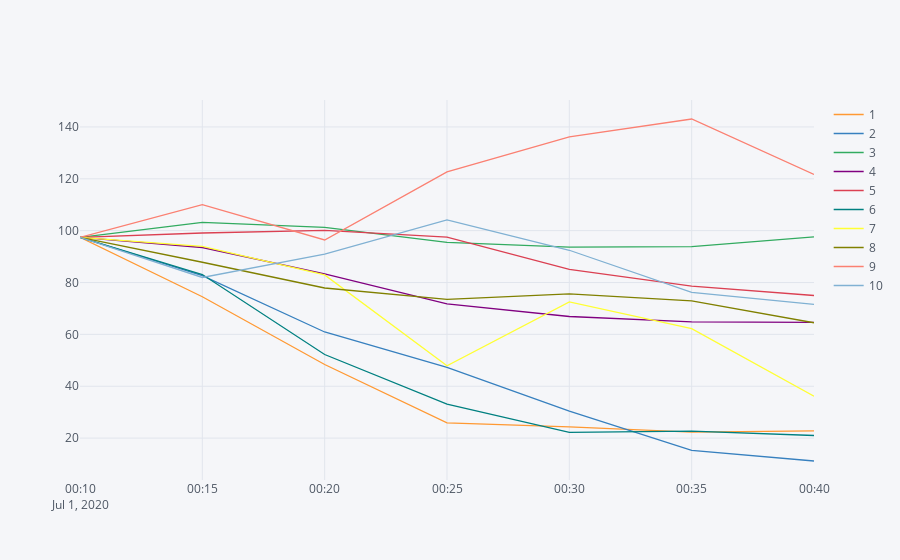

This figure's notebook cell:
### Markdown cell above
# plot

### Code cell
# choose sim_timestamp for which to plot all scenarios
sim_timestamp = sim_timestamps[0]

# all needed period timestamps: t0,t1,...
timestamps = pd.date_range(
    start=sim_timestamp - pd.Timedelta("5min"), periods=n_periods + 1, freq="5min"
)
plot_df = pd.DataFrame(index=timestamps, columns=range(1, n_scenarios + 1),)
for scenario_nr in range(1, n_scenarios + 1):
    s = generated_scenarios_df.loc[(sim_timestamp, scenario_nr,)].sum(axis=1)
    s.loc[timestamps[0]] = grid.actuals.loc[timestamps[0]].loc["TotalPower"]

    plot_df[scenario_nr] = s
plot_df.iplot()

### Figure 1 — Plotly figure (JSON) as saved in the notebook; plotly's stock layout.template omitted (floating-point values rounded to 4 significant figures)
{"data": [{"line": {"color": "rgba(255, 153, 51, 1.0)", "dash": "solid", "shape": "linear", "width": 1.3}, "mode": "lines", "name": "1", "text": "", "type": "scatter", "x": ["2020-07-01 00:10:00+00:00", "2020-07-01 00:15:00+00:00", "2020-07-01 00:20:00+00:00", "2020-07-01 00:25:00+00:00", "2020-07-01 00:30:00+00:00", "2020-07-01 00:35:00+00:00", "2020-07-01 00:40:00+00:00"], "y": [97.42, 74.52, 48.37, 25.85, 24.29, 22.28, 22.75]}, {"line": {"color": "rgba(55, 128, 191, 1.0)", "dash": "solid", "shape": "linear", "width": 1.3}, "mode": "lines", "name": "2", "text": "", "type": "scatter", "x": ["2020-07-01 00:10:00+00:00", "2020-07-01 00:15:00+00:00", "2020-07-01 00:20:00+00:00", "2020-07-01 00:25:00+00:00", "2020-07-01 00:30:00+00:00", "2020-07-01 00:35:00+00:00", "2020-07-01 00:40:00+00:00"], "y": [97.42, 82.68, 60.92, 47.23, 30.38, 15.25, 11.15]}, {"line": {"color": "rgba(50, 171, 96, 1.0)", "dash": "solid", "shape": "linear", "width": 1.3}, "mode": "lines", "name": "3", "text": "", "type": "scatter", "x": ["2020-07-01 00:10:00+00:00", "2020-07-01 00:15:00+00:00", "2020-07-01 00:20:00+00:00", "2020-07-01 00:25:00+00:00", "2020-07-01 00:30:00+00:00", "2020-07-01 00:35:00+00:00", "2020-07-01 00:40:00+00:00"], "y": [97.42, 103.2, 101.2, 95.5, 93.67, 93.85, 97.57]}, {"line": {"color": "rgba(128, 0, 128, 1.0)", "dash": "solid", "shape": "linear", "width": 1.3}, "mode": "lines", "name": "4", "text": "", "type": "scatter", "x": ["2020-07-01 00:10:00+00:00", "2020-07-01 00:15:00+00:00", "2020-07-01 00:20:00+00:00", "2020-07-01 00:25:00+00:00", "2020-07-01 00:30:00+00:00", "2020-07-01 00:35:00+00:00", "2020-07-01 00:40:00+00:00"], "y": [97.42, 93.51, 83.32, 71.8, 66.9, 64.82, 64.65]}, {"line": {"color": "rgba(219, 64, 82, 1.0)", "dash": "solid", "shape": "linear", "width": 1.3}, "mode": "lines", "name": "5", "text": "", "type": "scatter", "x": ["2020-07-01 00:10:00+00:00", "2020-07-01 00:15:00+00:00", "2020-07-01 00:20:00+00:00", "2020-07-01 00:25:00+00:00", "2020-07-01 00:30:00+00:00", "2020-07-01 00:35:00+00:00", "2020-07-01 00:40:00+00:00"], "y": [97.42, 99.1, 100.1, 97.48, 85.07, 78.6, 75.0]}, {"line": {"color": "rgba(0, 128, 128, 1.0)", "dash": "solid", "shape": "linear", "width": 1.3}, "mode": "lines", "name": "6", "text": "", "type": "scatter", "x": ["2020-07-01 00:10:00+00:00", "2020-07-01 00:15:00+00:00", "2020-07-01 00:20:00+00:00", "2020-07-01 00:25:00+00:00", "2020-07-01 00:30:00+00:00", "2020-07-01 00:35:00+00:00", "2020-07-01 00:40:00+00:00"], "y": [97.42, 83.07, 52.24, 33.11, 22.21, 22.67, 20.99]}, {"line": {"color": "rgba(255, 255, 51, 1.0)", "dash": "solid", "shape": "linear", "width": 1.3}, "mode": "lines", "name": "7", "text": "", "type": "scatter", "x": ["2020-07-01 00:10:00+00:00", "2020-07-01 00:15:00+00:00", "2020-07-01 00:20:00+00:00", "2020-07-01 00:25:00+00:00", "2020-07-01 00:30:00+00:00", "2020-07-01 00:35:00+00:00", "2020-07-01 00:40:00+00:00"], "y": [97.42, 93.91, 82.94, 47.91, 72.53, 62.2, 36.11]}, {"line": {"color": "rgba(128, 128, 0, 1.0)", "dash": "solid", "shape": "linear", "width": 1.3}, "mode": "lines", "name": "8", "text": "", "type": "scatter", "x": ["2020-07-01 00:10:00+00:00", "2020-07-01 00:15:00+00:00", "2020-07-01 00:20:00+00:00", "2020-07-01 00:25:00+00:00", "2020-07-01 00:30:00+00:00", "2020-07-01 00:35:00+00:00", "2020-07-01 00:40:00+00:00"], "y": [97.42, 87.81, 77.88, 73.46, 75.59, 72.93, 64.47]}, {"line": {"color": "rgba(251, 128, 114, 1.0)", "dash": "solid", "shape": "linear", "width": 1.3}, "mode": "lines", "name": "9", "text": "", "type": "scatter", "x": ["2020-07-01 00:10:00+00:00", "2020-07-01 00:15:00+00:00", "2020-07-01 00:20:00+00:00", "2020-07-01 00:25:00+00:00", "2020-07-01 00:30:00+00:00", "2020-07-01 00:35:00+00:00", "2020-07-01 00:40:00+00:00"], "y": [97.42, 110.0, 96.41, 122.7, 136.2, 143.1, 121.7]}, {"line": {"color": "rgba(128, 177, 211, 1.0)", "dash": "solid", "shape": "linear", "width": 1.3}, "mode": "lines", "name": "10", "text": "", "type": "scatter", "x": ["2020-07-01 00:10:00+00:00", "2020-07-01 00:15:00+00:00", "2020-07-01 00:20:00+00:00", "2020-07-01 00:25:00+00:00", "2020-07-01 00:30:00+00:00", "2020-07-01 00:35:00+00:00", "2020-07-01 00:40:00+00:00"], "y": [97.42, 81.94, 90.95, 104.2, 92.45, 76.18, 71.56]}], "layout": {"legend": {"bgcolor": "#F5F6F9", "font": {"color": "#4D5663"}}, "paper_bgcolor": "#F5F6F9", "plot_bgcolor": "#F5F6F9", "title": {"font": {"color": "#4D5663"}}, "xaxis": {"gridcolor": "#E1E5ED", "showgrid": true, "tickfont": {"color": "#4D5663"}, "title": {"font": {"color": "#4D5663"}, "text": ""}, "zerolinecolor": "#E1E5ED"}, "yaxis": {"gridcolor": "#E1E5ED", "showgrid": true, "tickfont": {"color": "#4D5663"}, "title": {"font": {"color": "#4D5663"}, "text": ""}, "zerolinecolor": "#E1E5ED"}}}
